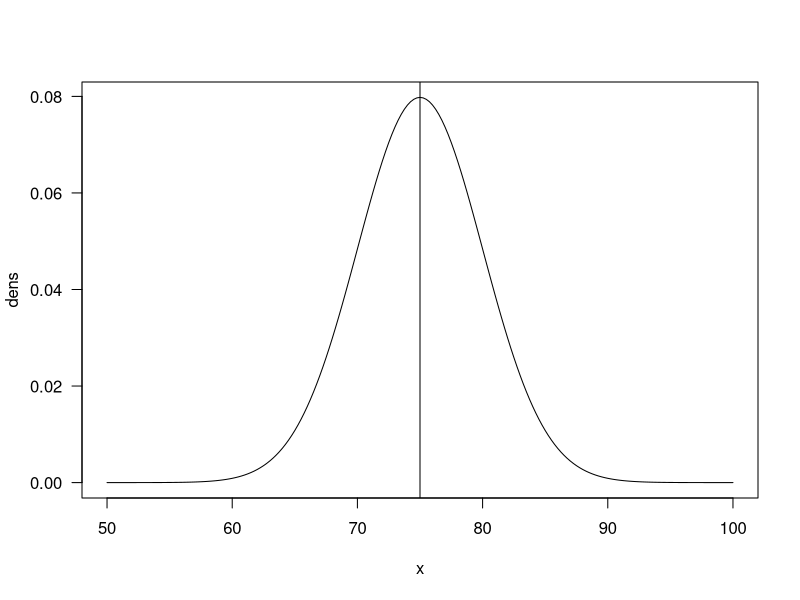
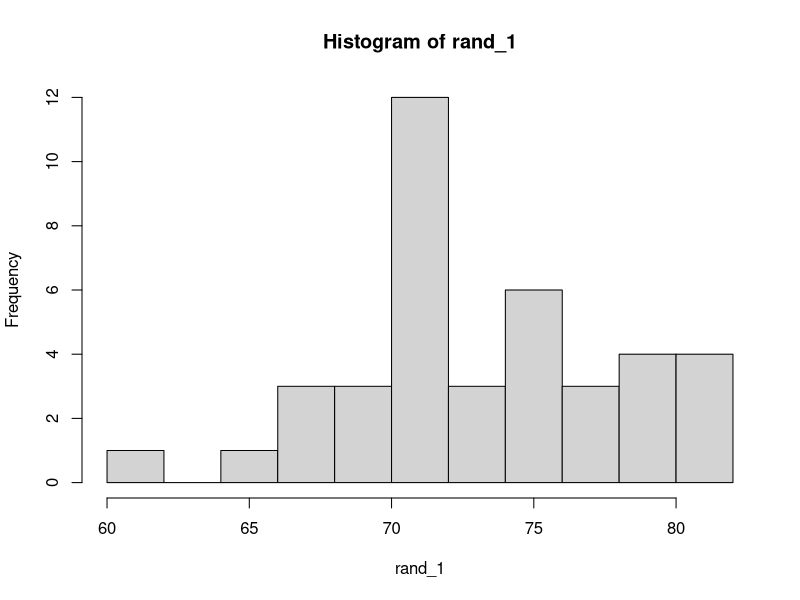

The R source for these figures, in order:
# Distributions: binomial, normal, Poisson, student T

# Binomial: dbinom, pbinom
?dbinom;
?pbinom;
# k success on n trials with p for success probability: 
# P(x=k)=kCn p^k (1-p)^(n-k)

dbinom(3, 20, 0.3); # dbinom(k,n,p)
dbinom(x=3, size=20, prob= 0.3);

# P(x=k1) & P(x=k2) & ...
dbinom(x=0:3, size=20, prob=0.3);

# P(x<=k)
sum( dbinom(x=0:3, size=20, prob=0.3));
#or
pbinom(q=3, size=20, prob=0.3, lower.tail = T);
#q=k, size=n, prob=p, lower.tail: less than or equal to k

?rbinom;
rbinom(n=20, size=100, prob = 0.5);
?qbinom;



# Poisson distribution ppois, dpois
# 
?ppois

# x=occurances, lambda= average occurance per period
# P(x=4), lambda =7:
dpois(x=4, lambda=7);

# P(x=0) & P(x=1) & ... & P(x=4)
dpois(x=0:4, lambda = 7);

# P(x<=4):
sum(dpois(x=0:4, lambda = 7));
# or
ppois(q=4, lambda=7, lower.tail=T);

# P(x>=12):
ppois(q=12, lambda=7, lower.tail = F);



# Normal distributions N(mu, sigma)
# propability
?pnorm; 
# P(x<=70), mean = 75, SD = 5
pnorm(q=70, mean=75, sd=5, lower.tail = T);
# P(x>=85)
pnorm(q=85, mean=75, sd=5, lower.tail = F);
# P(Z>=1) standard normal, Z
pnorm(q=1, mean = 0,sd = 1, lower.tail = F);

# quantile:
?qnorm;
# find Q1(lower 1st quantile)
qnorm(p=0.25, mean = 75, sd = 5, lower.tail = T);

#density:
?dnorm;

# find a probability distribution of mean= 75, sd= 5, and plot
x<-seq(from=50, to= 100, by=0.25);
dens=dnorm(x,75,5);
plot(x,dens,las=1,type='l');
  abline(v=75);

# drawing random samples
?rnorm;
rand_1 <- rnorm(40, mean=75, sd=5);
#plot a histagram for the draw
hist(rand_1);

# t-distribution for p-values and critical values
# probability
?pt;
# for t-stat = 2.3, df=25, find one-sided p-value P(t>2.3):
pt(q = 2.3,df = 25,lower.tail = F);
# 2-sided p-value
2 * pt(q = 2.3,df = 25,lower.tail = F);

# confidence intervals:
?qt;
# find the t value for 95% 2 sided confidence interval:
qt(p=0.025, df=25, lower.tail = T);


# other distributions
#F-distribution
?pf;

#Exponential distribution
?pexp;

#chi-square distribution
?pchisq;
